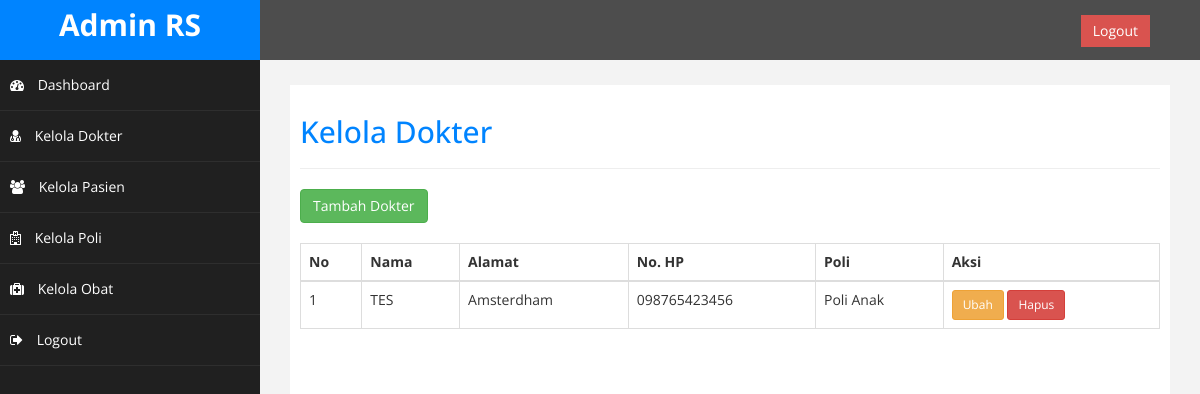
Before: /admin/index.php?halaman=manage_dokter (signed in) with the older database file.
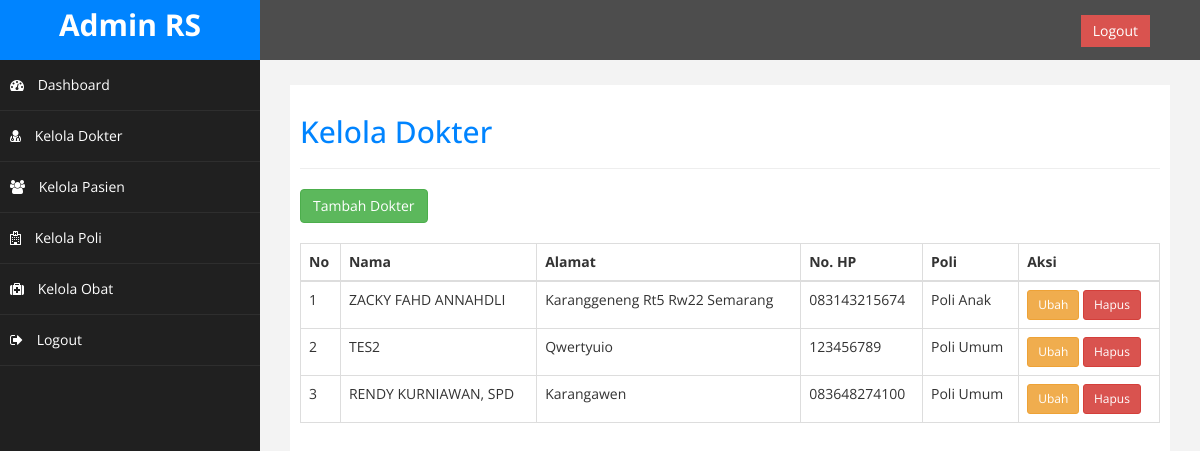
After: the same page with the newer database file.
### tables this page shows
CREATE TABLE `dokter` (
  `id` int(11) NOT NULL,
  `nama` varchar(150) NOT NULL,
  `alamat` varchar(255) DEFAULT NULL,
  `no_hp` varchar(20) NOT NULL,
  `id_poli` int(11) NOT NULL,
  `username` varchar(100) NOT NULL,
  `password` varchar(255) NOT NULL
);

CREATE TABLE `poli` (
  `id` int(11) NOT NULL,
  `nama_poli` varchar(25) NOT NULL,
  `keterangan` text DEFAULT NULL
);

### admin/manage_dokter.php (the view, shortened to what this page needs)
<?php
include('../koneksi/koneksi.php');
?>
<h2>Kelola Dokter</h2>
<hr>
<button class="btn btn-success" data-toggle="modal" data-target="#modalTambah">Tambah Dokter</button>
<br><br>
<table class="table table-bordered">
    <thead>
        <tr>
            <th>No</th>
            <th>Nama</th>
            <th>Alamat</th>
            <th>No. HP</th>
            <th>Poli</th>
            <th>Aksi</th>
        </tr>
    </thead>
    <tbody>
        <?php
        $query = "SELECT dokter.*, poli.nama_poli FROM dokter JOIN poli ON dokter.id_poli = poli.id";
        $result = mysqli_query($koneksi, $query);
        $no = 1;
        while ($row = mysqli_fetch_assoc($result)) {
            echo "<tr>";
            echo "<td>" . $no++ . "</td>";
            echo "<td>" . $row['nama'] . "</td>";
            echo "<td>" . $row['alamat'] . "</td>";
            echo "<td>" . $row['no_hp'] . "</td>";
            echo "<td>" . $row['nama_poli'] . "</td>";
            echo "<td>";
            echo "<button class='btn btn-warning btn-sm' data-toggle='modal' data-target='#modalUbah" . $row['id'] . "'>Ubah</button> ";
            echo "<a href='index.php?halaman=manage_dokter&hapus=" . $row['id'] . "' onclick='return confirm(\"Yakin ingin menghapus data ini?\")' class='btn btn-danger btn-sm'>Hapus</a>";
            echo "</td>";
            echo "</tr>";
            ?>
            <?php
        }
        ?>
    </tbody>
</table>

### admin/index.php (shortened to what this page needs)
<?php
include('../koneksi/koneksi.php');
?>
<!DOCTYPE html>
<html xmlns="http://www.w3.org/1999/xhtml">
<head>
    <link href="assets/css/bootstrap.css" rel="stylesheet" />
    <link href="assets/css/font-awesome.css" rel="stylesheet" />
    <link href="assets/css/custom.css" rel="stylesheet" />
</head>
<body>
<div id="wrapper">
    <nav class="navbar navbar-default navbar-cls-top " role="navigation" style="margin-bottom: 0">
        <div class="navbar-header">
            <a class="navbar-brand" href="index.php">Admin RS</a>
        </div>
        <div style="color: white; padding: 15px 50px 5px 50px; float: right; font-size: 16px;">
            <a href="index.php?halaman=logout" class="btn btn-danger square-btn-adjust">Logout</a>
        </div>
    </nav>
    <nav class="navbar-default navbar-side" role="navigation">
        <div class="sidebar-collapse">
            <ul class="nav" id="main-menu">
                <li>
                    <a href="index.php"><i class="fa fa-dashboard"></i> Dashboard</a>
                </li>
                <li>
                    <a href="index.php?halaman=manage_dokter"><i class="fa fa-user-md"></i> Kelola Dokter</a>
                </li>
                <li>
                    <a href="index.php?halaman=manage_pasien"><i class="fa fa-users"></i> Kelola Pasien</a>
                </li>
                <li>
                    <a href="index.php?halaman=manage_poli"><i class="fa fa-hospital-o"></i> Kelola Poli</a>
                </li>
                <li>
                    <a href="index.php?halaman=manage_obat"><i class="fa fa-medkit"></i> Kelola Obat</a>
                </li>
                <li>
                    <a href="index.php?halaman=logout"><i class="fa fa-sign-out"></i> Logout</a>
                </li>
            </ul>
        </div>
    </nav>
    <div id="page-wrapper">
        <div id="page-inner">
            <?php
            if (isset($_GET["halaman"])) {
                if ($_GET["halaman"] == "manage_dokter") {
                    include 'manage_dokter.php';
                } elseif ($_GET["halaman"] == "manage_pasien") {
                    include 'manage_pasien.php';
                } elseif ($_GET["halaman"] == "manage_poli") {
                    include 'manage_poli.php';
                } elseif ($_GET["halaman"] == "manage_obat") {
                    include 'manage_obat.php';
                } elseif ($_GET["halaman"] == "logout") {
                    include 'logout.php';
                } else {
                    echo "<h1>Halaman tidak ditemukan</h1>";
                }
            } else {
                include 'home.php';
            }
            ?>
        </div>
    </div>
</div>
</body>
</html>

### admin/assets/css/custom.css (style rules this page uses)
body { font-family: 'Open Sans', sans-serif; }
#wrapper { width: 100%; background:#202020; }
#page-wrapper { padding: 15px 15px; min-height: 600px; background:#F3F3F3; }
#page-inner { width:100%; margin:10px 20px 10px 0px; background-color:#fff!important; padding:10px; min-height:1200px; }
h2 { color: rgb(0, 132, 255); }
.square-btn-adjust { border: 0px solid transparent; -webkit-border-radius: 0px; -moz-border-radius: 0px; border-radius: 0px; }
.navbar-cls-top .navbar-brand { color: #fff; background: rgb(0, 132, 255);; width: 260px; text-align: center; height: 60px; font-size: 30px; font-weight: 700; }
.sidebar-collapse , .sidebar-collapse .nav { background:none; }
.sidebar-collapse .nav { padding:0; }
.sidebar-collapse .nav > li > a { color:#fff; background:#202020; text-shadow:none; }
.sidebar-collapse > .nav > li > a { padding:15px 10px; }
.sidebar-collapse > .nav > li { border-bottom: 1px solid rgba(107, 108, 109, 0.19); }
.navbar-side { border:none; background-color: #202020; }
.navbar-cls-top { background:#4D4D4D; border-bottom:none; }
.navbar-default { border:0px solid black; }
.navbar-header { background: rgb(0, 132, 255); }
.nav > li > a > i { margin-right:10px; }
@media (min-width:768px) { #page-wrapper { margin: 0 0 0 260px; padding: 15px 30px; min-height: 1200px; } }
@media (min-width:768px) { .navbar-side { z-index: 1; position: absolute; width: 260px; } }
@media (min-width:768px) { .navbar { border-radius: 0px; } }

Changed rows visible on the page:
changed dokter "Poli Anak": nama "TES" → "ZACKY FAHD ANNAHDLI"; alamat "Amsterdham" → "Karanggeneng Rt5 Rw22 Semarang"; no_hp "098765423456" → "083143215674"
added dokter: nama "TES2", alamat "Qwertyuio", no_hp "123456789", id_poli.nama_poli "Poli Umum"
added dokter: nama "RENDY KURNIAWAN, SPD", alamat "Karangawen", no_hp "083648274100", id_poli.nama_poli "Poli Umum"
